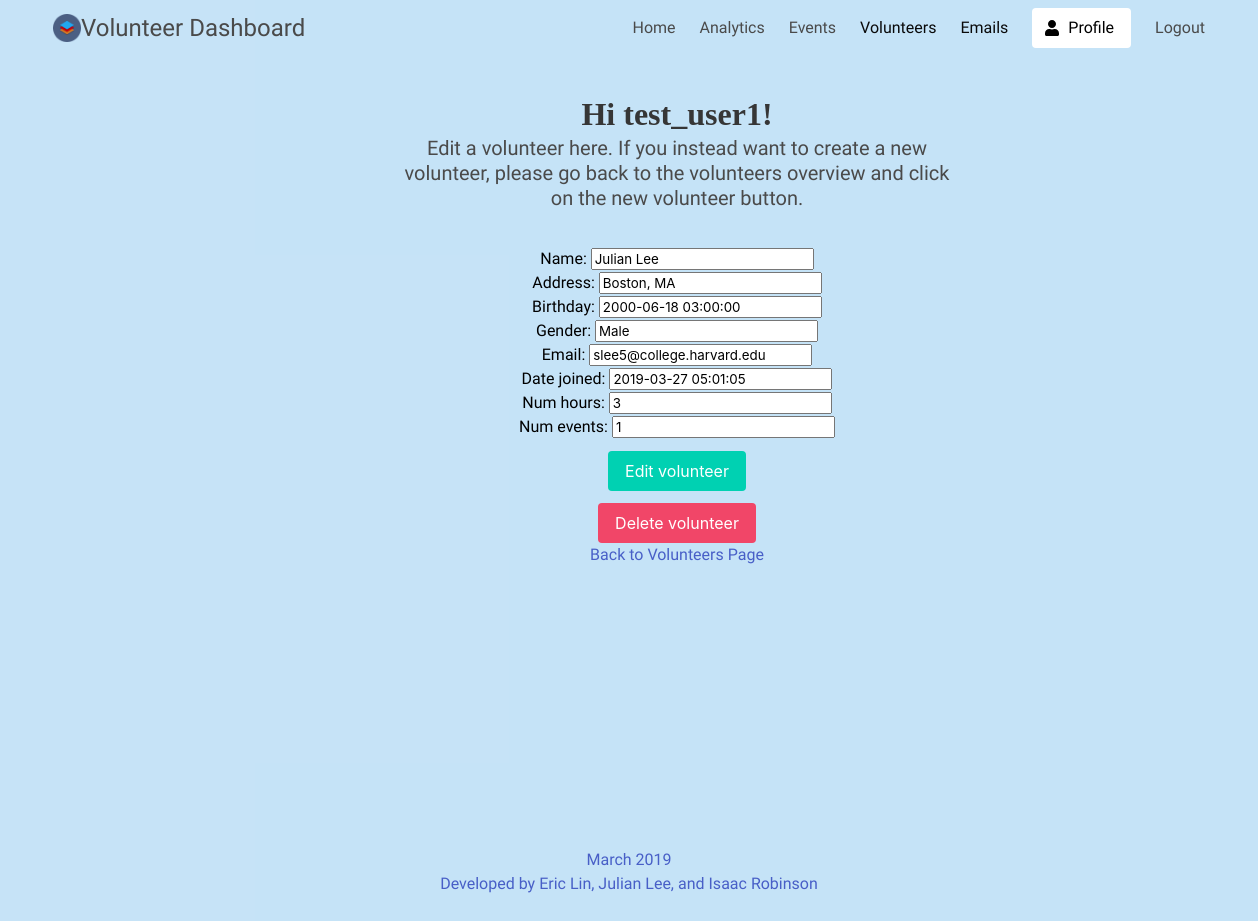
Screenshot of /volunteers/edit-volunteer/?id=3 (signed in) with the database file from the repository.
### users/models.py (models this page shows, shortened)
class CustomUser(AbstractUser):
    first_name = models.CharField(max_length=30)
    last_name = models.CharField(max_length=30)
    REQUIRED_FIELDS = ['first_name', 'last_name', 'email']

### volunteers/models.py (models this page shows, shortened)
class Volunteer(models.Model):		# To store events
 	name = models.CharField(max_length=256)
 	address = models.CharField(max_length=256)
 	birthday = models.DateTimeField(default=timezone.now)	# default is today
 	gender = models.CharField(max_length=16)
 	email = models.EmailField()
 	date_joined = models.DateTimeField(default=timezone.now)  # keeps track of when they joined
 	num_hours = models.IntegerField(default=0)
 	num_events = models.IntegerField(default=0)

### volunteers/views.py (the view, shortened to what this page needs)
# urls.py: path('edit-volunteer/', views.edit_volunteer, name='edit_volunteer'),	# path for editing volunteer view
def edit_volunteer(request):
	volunteer_id = request.GET.get('id', '')
	if volunteer_id == '':
		return render(request, 'form_error.html')	# error page
	else:
		form_instance = Volunteer.objects.get(id=volunteer_id)
		if request.method == "GET":		# render page to edit event
			form = VolunteerForm(instance=form_instance)
			context = {'form': form}
			return render(request, 'volunteers_edit.html',context)

### volunteers/forms.py
class VolunteerForm(forms.ModelForm):
	class Meta:
		model = Volunteer
		fields = (
			'name',
			'address',
			'birthday',
			'gender',
			'email',
			'date_joined',
			'num_hours',
			'num_events',
		)

### templates/volunteers_edit.html (shortened to what this page needs)
{% extends 'base.html' %}
{% block content %}
	{% if user.is_authenticated %}
    <section class="section">
      <div class="hero-body">
        <div class="container has-text-centered">
          <div class="columns is-centered">
            <div class="column is-half">
              <h1 class="title">
                Hi {{ user.username }}!
              </h1>
              <h2 class="subtitle">
                Edit a volunteer here. If you instead want to create a new volunteer, please go back to the volunteers overview and click on the new volunteer button.
              </h2>
            </div>
          </div>
          <div class="column is-6 is-offset-3">
            <form method="post">
              <div class="field is-grouped is-grouped-centered">
                <div class="control">
                  {{ form.as_p }}
                </div>
              </div>
              <div class="field is-grouped is-grouped-centered">
                <div class="control">
                  <button type="submit" class="button is-primary">Edit volunteer</button>
                </div>
              </div>
              <div class="field is-grouped is-grouped-centered">
                <div class="control">
                  <input type="submit" value="Delete volunteer" class="button is-danger" name="delete">
                </div>
              </div>
            </form>
            <div class="field is-grouped-centered">
                <a href="{% url 'volunteers' %}"> Back to Volunteers Page </a>
            </div>
          </div>
        </div>
      </div>
      <div class="hero-foot is-light has-text-centered">
        <a>
          March 2019 <br>
          Developed by Eric Lin, Julian Lee, and Isaac Robinson
        </a>
      </div>
    </section>
	{% endif %}
{% endblock %}

### static/css/styles.css (style rules this page uses)
.title { font-family: Verdana; font-size: 15px; }
.hero-body { height: 100vh; width: 100vw; }

### templates/base.html (style rules this page uses)
* { font-family: 'Didact Gothic', sans-serif; color: black; }
body { height: 100%; margin : 0; }

### rows the page displays
CustomUser: username "test_user1"
Volunteer: name "Julian Lee", address "Boston, MA", birthday "2000-06-18 03:00:00", gender "Male", email "slee5@college.harvard.edu", date_joined "2019-03-27 05:01:05", num_hours "3", num_events "1"
